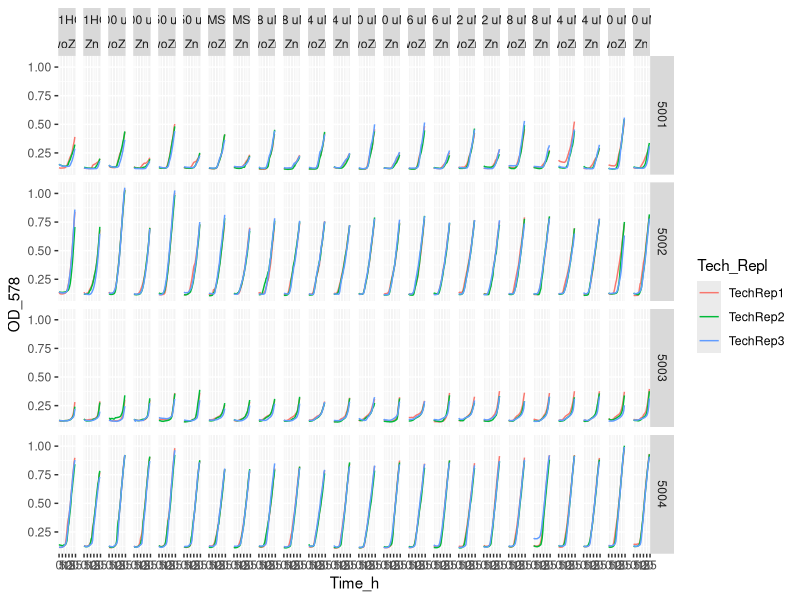
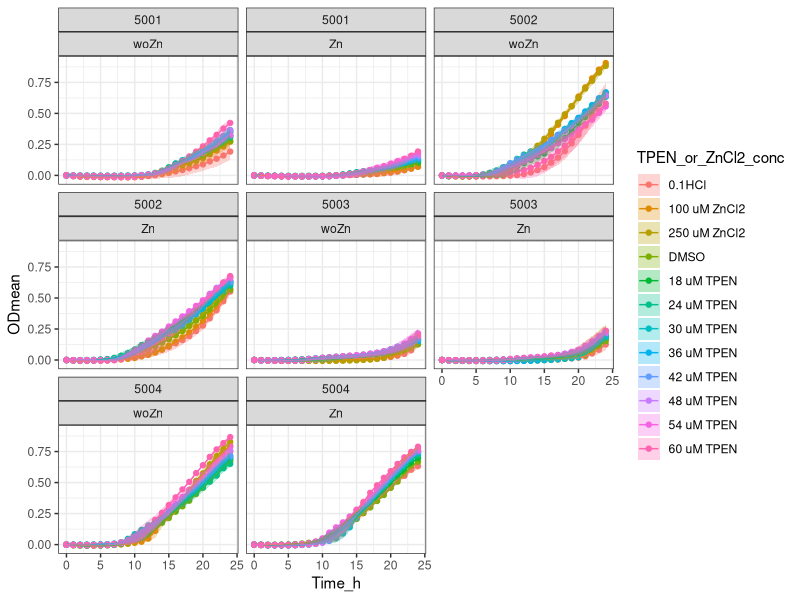
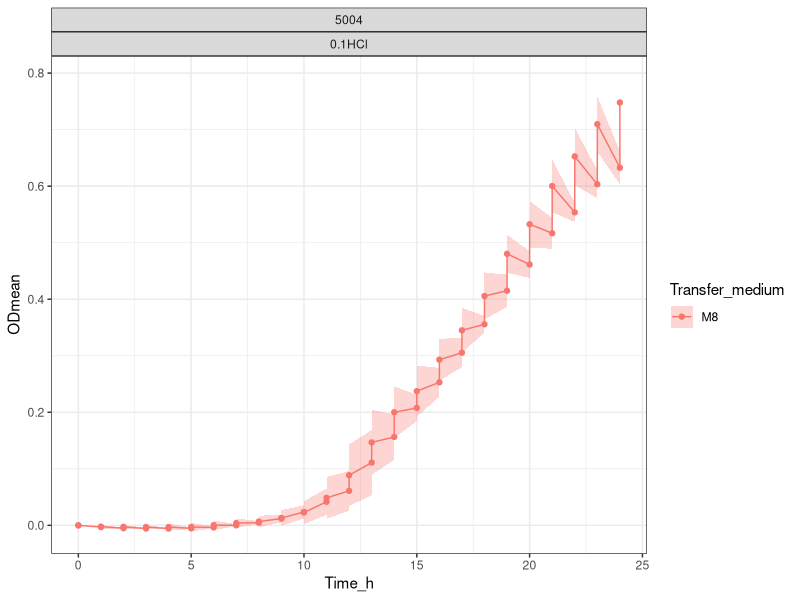

Write R code to recreate these figures, in order.
setwd("~/ITQB/Plate readings/Exp25_4plates_07022024")

library(tidyverse)

library(readxl)
Exp25 <- Exp25_4plates_07022024 <- read_excel("Exp25_4plates_07022024_Bact_final_final.xlsx")
View(Exp25) 

Exp25_v1 <- Exp25 %>%
  pivot_longer(names_to = "Condition", values_to = "OD_578", cols = -Time_h)
Exp25_v1
View(Exp25_v1)


Exp25_v2 <- separate(Exp25_v1, Condition, 
                     c("Strain",
                       "Transfer_medium",
                       "Zn_condition", 
                       "Tech_Repl",
                       "Biol_Repl",
                       "TPEN_or_ZnCl2_conc",
                       "Well_number"), 
                     sep = "_", remove = FALSE,
                     convert = FALSE)
View(Exp25_v2)

Exp25_v2$OD_578 <- as.numeric (Exp25_v2$OD_578) #Because OD_578 values are character

Exp25_v2$TPEN_or_ZnCl2_conc <- factor(Exp25_v2$TPEN_or_ZnCl2_conc, levels = c("ctrZnCl2",
                                                            "10",
                                                            "25",
                                                            "ctrTPEN",
                                                            "1.8",
                                                            "2.4",
                                                            "3.0",
                                                            "3.6",
                                                            "4.2",
                                                            "4.8",
                                                            "5.4",
                                                            "6.0"))

Exp25_v2 <- Exp25_v2 %>% mutate(TPEN_or_ZnCl2_conc = recode (TPEN_or_ZnCl2_conc,
                                                    "ctrZnCl2" = "0.1HCl",
                                                    "10" = "100 uM",
                                                    "25" = "250 uM",
                                                    "ctrTPEN" = "DMSO",
                                                    "1.8" = "18 uM",
                                                    "2.4" = "24 uM",
                                                    "3.0" = "30 uM",
                                                    "3.6" = "36 uM",
                                                    "4.2" = "42 uM",
                                                    "4.8" = "48 uM",
                                                    "5.4" = "54 uM",
                                                    "6.0" = "60 uM"))

Exp25_v2$Strain <- factor(Exp25_v2$Strain, levels = c("5001",
                                                    "5002",
                                                    "5003",
                                                    "5004"))

# Exp25_v2 %>%
#   ggplot(aes(x= Time_h, y=OD_578, color = Tech_Repl)) +
#   geom_line() +
#   facet_grid (Strain ~ TPEN_or_ZnCl2_conc)

#I don't need this plot because at this experiment I only had M8 medium.
# Exp25_v2 %>% filter (Transfer_medium == "mGAM") %>%
#   ggplot(aes(x= Time_h, y=OD_578, color = Tech_Repl)) +
#   geom_line() +
#   facet_grid (Strain ~ TPEN_or_ZnCl2_conc)

Exp25_v2 %>% ggplot(aes(x= Time_h, y=OD_578, color = Tech_Repl)) +
  geom_line() +
  facet_grid (Strain ~ TPEN_or_ZnCl2_conc + Zn_condition)

Exp25_v3<- Exp25_v2 %>% group_by(Strain, Transfer_medium, Zn_condition, Tech_Repl, Biol_Repl, Well_number) %>%
  mutate(blank = Time_h ==0)

View(Exp25_v3)

Exp25_v4 <- Exp25_v3 %>%
  group_by(Strain, Transfer_medium, Zn_condition, Tech_Repl, Biol_Repl, Well_number) %>%
  mutate(OD = OD_578 - OD_578[blank]) %>%
  ungroup()


View(Exp25_v4)

#Obtain the mean and sd
Exp25_v5 <- Exp25_v4 %>% group_by(Time_h, Strain, Zn_condition, Transfer_medium, TPEN_or_ZnCl2_conc) %>%
  summarise(ODmean = mean(OD), sdOD = sd(OD), n())

Exp25_v5$Strain <- factor(Exp25_v5$Strain, levels = c("5001",
                                                      "5002",
                                                      "5003",
                                                      "5004"))


Exp25_v5 <- Exp25_v5 %>% mutate(TPEN_or_ZnCl2_conc = recode (TPEN_or_ZnCl2_conc,
                                                             "100 uM" = "100 uM ZnCl2",
                                                             "250 uM" = "250 uM ZnCl2",
                                                             "18 uM" = "18 uM TPEN",
                                                             "24 uM" = "24 uM TPEN",
                                                             "30 uM" = "30 uM TPEN",
                                                             "36 uM" = "36 uM TPEN",
                                                             "42 uM" = "42 uM TPEN",
                                                             "48 uM" = "48 uM TPEN",
                                                             "54 uM" = "54 uM TPEN",
                                                             "60 uM" = "60 uM TPEN"))



# stocks conc / 0.001(mM --> uM) / d.f (=2)--> conc TPEN (now in the table)

Exp25_v5  %>% ggplot(aes(x = Time_h,
                         y = ODmean,
                         color = TPEN_or_ZnCl2_conc,
                         fill = TPEN_or_ZnCl2_conc
)) +
  geom_point() +
  geom_line() +
  geom_ribbon(aes(ymin=ODmean-sdOD, ymax=ODmean+sdOD),
              alpha = 0.3, colour = NA) +
  facet_wrap (Strain ~ Zn_condition) +
  theme_bw()

#Filter to have just 1 strain in the plot
filtered_strain <- Exp25_v5 %>% filter (Strain == "5001")

filtered_strain <- Exp25_v5 %>% filter (Strain == "5002")

filtered_strain <- Exp25_v5 %>% filter (Strain == "5003")

filtered_strain <- Exp25_v5 %>% filter (Strain == "5004")

#Filter to compare the blanks (req_conc vs blank from the other stocks - 100 uM (ZnCl2 stock) vs TPEN blank) with a required concentration from a certain strain in the plot
filtered_data <- filtered_strain %>%
  filter(TPEN_or_ZnCl2_conc %in% c("100 uM", "blank"))

filtered_data <- filtered_strain %>%
  filter(TPEN_or_ZnCl2_conc %in% c("250 uM", "blank"))

filtered_data <- filtered_strain %>%
  filter(TPEN_or_ZnCl2_conc %in% c("18 uM", "0.1HCl"))

filtered_data <- filtered_strain %>%
  filter(TPEN_or_ZnCl2_conc %in% c("24 uM", "0.1HCl"))

filtered_data <- filtered_strain %>%
  filter(TPEN_or_ZnCl2_conc %in% c("30 uM", "0.1HCl"))

filtered_data <- filtered_strain %>%
  filter(TPEN_or_ZnCl2_conc %in% c("36 uM", "0.1HCl"))

filtered_data <- filtered_strain %>%
  filter(TPEN_or_ZnCl2_conc %in% c("42 uM", "0.1HCl"))

filtered_data <- filtered_strain %>%
  filter(TPEN_or_ZnCl2_conc %in% c("48 uM", "0.1HCl"))

filtered_data <- filtered_strain %>%
  filter(TPEN_or_ZnCl2_conc %in% c("54 uM", "0.1HCl"))

filtered_data <- filtered_strain %>%
  filter(TPEN_or_ZnCl2_conc %in% c("60 uM", "0.1HCl"))


ggplot(filtered_data, aes(x = Time_h, y = ODmean, color = Transfer_medium)) +
  geom_point() +
  geom_line() +
  geom_ribbon(aes(ymin = ODmean - sdOD, ymax = ODmean + sdOD, fill = Transfer_medium),
              alpha = 0.3, color = NA) +
  facet_wrap(~ Strain + TPEN_or_ZnCl2_conc) +
  theme_bw()
